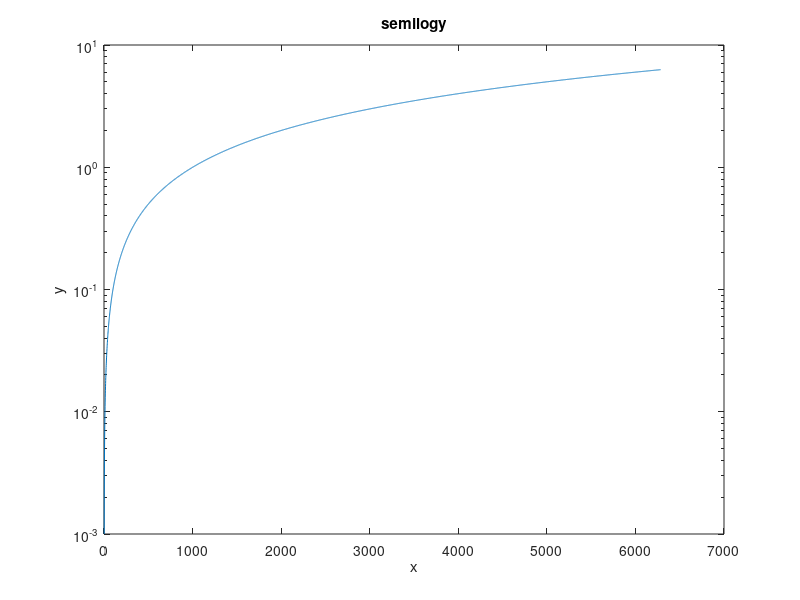

Here is the MATLAB script that generated this plot:
clear all
clc
t=[0:.001:2*pi];
x=t
y=exp(t)
plot(x,y,'r')
semilogy(x)
xlabel('x')
ylabel('y')
title('semilogy')